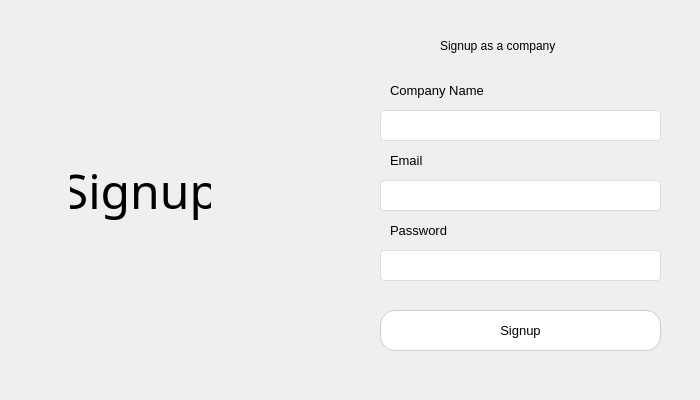
<?xml version="1.0" encoding="UTF-8"?>
<ui version="4.0">
 <class>Dialog</class>
 <widget class="QDialog" name="Dialog">
  <property name="geometry">
   <rect>
    <x>0</x>
    <y>0</y>
    <width>700</width>
    <height>400</height>
   </rect>
  </property>
  <property name="windowTitle">
   <string>Company Signup Dialog</string>
  </property>
  <widget class="QLabel" name="label_3">
   <property name="geometry">
    <rect>
     <x>440</x>
     <y>30</y>
     <width>151</width>
     <height>31</height>
    </rect>
   </property>
   <property name="font">
    <font>
     <family>Arial</family>
     <pointsize>9</pointsize>
     <weight>50</weight>
     <bold>false</bold>
    </font>
   </property>
   <property name="text">
    <string>Signup as a company</string>
   </property>
  </widget>
  <widget class="QLabel" name="label">
   <property name="geometry">
    <rect>
     <x>0</x>
     <y>0</y>
     <width>291</width>
     <height>401</height>
    </rect>
   </property>
   <property name="text">
    <string/>
   </property>
   <property name="pixmap">
    <pixmap>images/login image.jpg</pixmap>
   </property>
   <property name="scaledContents">
    <bool>true</bool>
   </property>
  </widget>
  <widget class="QLineEdit" name="company_name_input">
   <property name="geometry">
    <rect>
     <x>380</x>
     <y>110</y>
     <width>281</width>
     <height>31</height>
    </rect>
   </property>
   <property name="toolTip">
    <string>&lt;html&gt;&lt;head/&gt;&lt;body&gt;&lt;p&gt;Enter your password here&lt;/p&gt;&lt;/body&gt;&lt;/html&gt;</string>
   </property>
   <property name="styleSheet">
    <string notr="true">QLineEdit {
    border: 1px solid #dcdcdc;
    border-radius: 4px;
    padding: 6px 10px;
    background-color: #ffffff;
    font-size: 13px;
    color: #333;
}

QLineEdit:focus {
    border: 1px solid #0078d7;
}
</string>
   </property>
  </widget>
  <widget class="QPushButton" name="signup_button">
   <property name="geometry">
    <rect>
     <x>380</x>
     <y>310</y>
     <width>281</width>
     <height>41</height>
    </rect>
   </property>
   <property name="font">
    <font>
     <pointsize>10</pointsize>
     <weight>50</weight>
     <bold>false</bold>
    </font>
   </property>
   <property name="toolTip">
    <string>&lt;html&gt;&lt;head/&gt;&lt;body&gt;&lt;p&gt;Login as a student&lt;/p&gt;&lt;/body&gt;&lt;/html&gt;</string>
   </property>
   <property name="styleSheet">
    <string notr="true">QPushButton {
    background-color: white;
    color: black;
    border-radius: 15px;               
    border: 1px solid #ccc;            
    padding: 10px 20px;
}

QPushButton:hover {
    background-color: #003366;         
    color: white;
    border: 1px solid #003366;        
}

</string>
   </property>
   <property name="text">
    <string>Signup</string>
   </property>
  </widget>
  <widget class="QLabel" name="label_8">
   <property name="geometry">
    <rect>
     <x>390</x>
     <y>80</y>
     <width>171</width>
     <height>21</height>
    </rect>
   </property>
   <property name="font">
    <font>
     <family>Arial</family>
     <pointsize>10</pointsize>
     <weight>50</weight>
     <bold>false</bold>
    </font>
   </property>
   <property name="accessibleName">
    <string/>
   </property>
   <property name="frameShape">
    <enum>QFrame::NoFrame</enum>
   </property>
   <property name="frameShadow">
    <enum>QFrame::Sunken</enum>
   </property>
   <property name="text">
    <string>Company Name</string>
   </property>
   <property name="textFormat">
    <enum>Qt::MarkdownText</enum>
   </property>
  </widget>
  <widget class="QLineEdit" name="email_input">
   <property name="geometry">
    <rect>
     <x>380</x>
     <y>180</y>
     <width>281</width>
     <height>31</height>
    </rect>
   </property>
   <property name="toolTip">
    <string>&lt;html&gt;&lt;head/&gt;&lt;body&gt;&lt;p&gt;Enter your email here&lt;/p&gt;&lt;p&gt;NAME@EXAMPLE.com&lt;/p&gt;&lt;/body&gt;&lt;/html&gt;</string>
   </property>
   <property name="styleSheet">
    <string notr="true">QLineEdit {
    border: 1px solid #dcdcdc;
    border-radius: 4px;
    padding: 6px 10px;
    background-color: #ffffff;
    font-size: 13px;
    color: #333;
}

QLineEdit:focus {
    border: 1px solid #0078d7;
}
</string>
   </property>
   <property name="inputMask">
    <string/>
   </property>
  </widget>
  <widget class="QLabel" name="label_5">
   <property name="geometry">
    <rect>
     <x>390</x>
     <y>150</y>
     <width>81</width>
     <height>21</height>
    </rect>
   </property>
   <property name="font">
    <font>
     <family>Arial</family>
     <pointsize>10</pointsize>
     <weight>50</weight>
     <bold>false</bold>
    </font>
   </property>
   <property name="accessibleName">
    <string/>
   </property>
   <property name="frameShape">
    <enum>QFrame::NoFrame</enum>
   </property>
   <property name="frameShadow">
    <enum>QFrame::Sunken</enum>
   </property>
   <property name="text">
    <string>Email</string>
   </property>
   <property name="textFormat">
    <enum>Qt::MarkdownText</enum>
   </property>
  </widget>
  <widget class="QLabel" name="label_2">
   <property name="geometry">
    <rect>
     <x>70</x>
     <y>150</y>
     <width>141</width>
     <height>81</height>
    </rect>
   </property>
   <property name="font">
    <font>
     <family>Freestyle Script</family>
     <pointsize>36</pointsize>
    </font>
   </property>
   <property name="text">
    <string>Signup</string>
   </property>
   <property name="alignment">
    <set>Qt::AlignCenter</set>
   </property>
  </widget>
  <widget class="QLabel" name="label_4">
   <property name="geometry">
    <rect>
     <x>390</x>
     <y>220</y>
     <width>101</width>
     <height>21</height>
    </rect>
   </property>
   <property name="font">
    <font>
     <family>Arial</family>
     <pointsize>10</pointsize>
     <weight>50</weight>
     <bold>false</bold>
    </font>
   </property>
   <property name="accessibleName">
    <string/>
   </property>
   <property name="frameShape">
    <enum>QFrame::NoFrame</enum>
   </property>
   <property name="frameShadow">
    <enum>QFrame::Sunken</enum>
   </property>
   <property name="text">
    <string>Password</string>
   </property>
   <property name="textFormat">
    <enum>Qt::MarkdownText</enum>
   </property>
  </widget>
  <widget class="QLineEdit" name="password_input">
   <property name="geometry">
    <rect>
     <x>380</x>
     <y>250</y>
     <width>281</width>
     <height>31</height>
    </rect>
   </property>
   <property name="toolTip">
    <string>&lt;html&gt;&lt;head/&gt;&lt;body&gt;&lt;p&gt;Enter your password here&lt;/p&gt;&lt;/body&gt;&lt;/html&gt;</string>
   </property>
   <property name="styleSheet">
    <string notr="true">QLineEdit {
    border: 1px solid #dcdcdc;
    border-radius: 4px;
    padding: 6px 10px;
    background-color: #ffffff;
    font-size: 13px;
    color: #333;
}

QLineEdit:focus {
    border: 1px solid #0078d7;
}
</string>
   </property>
  </widget>
 </widget>
 <resources/>
 <connections/>
</ui>
